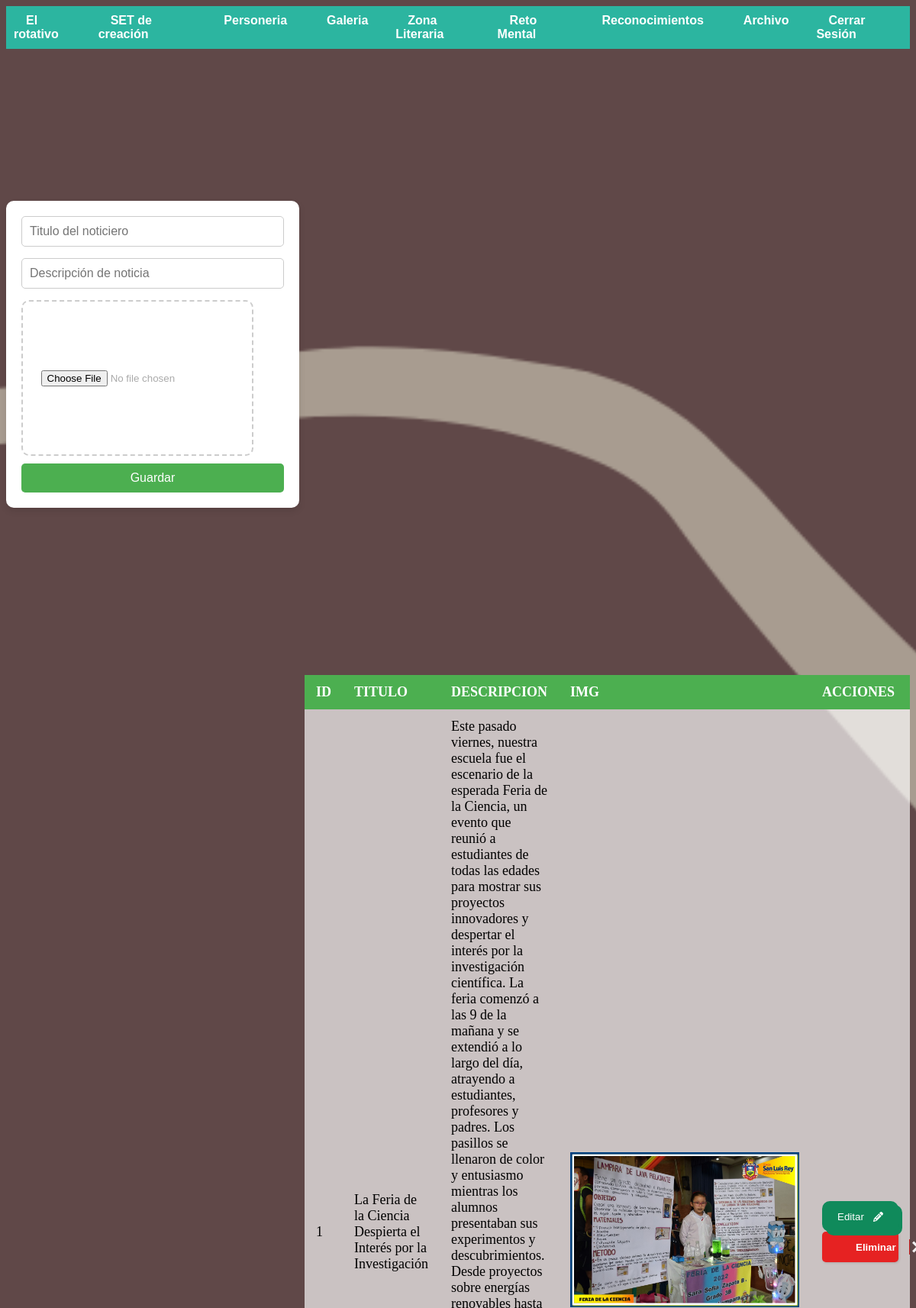
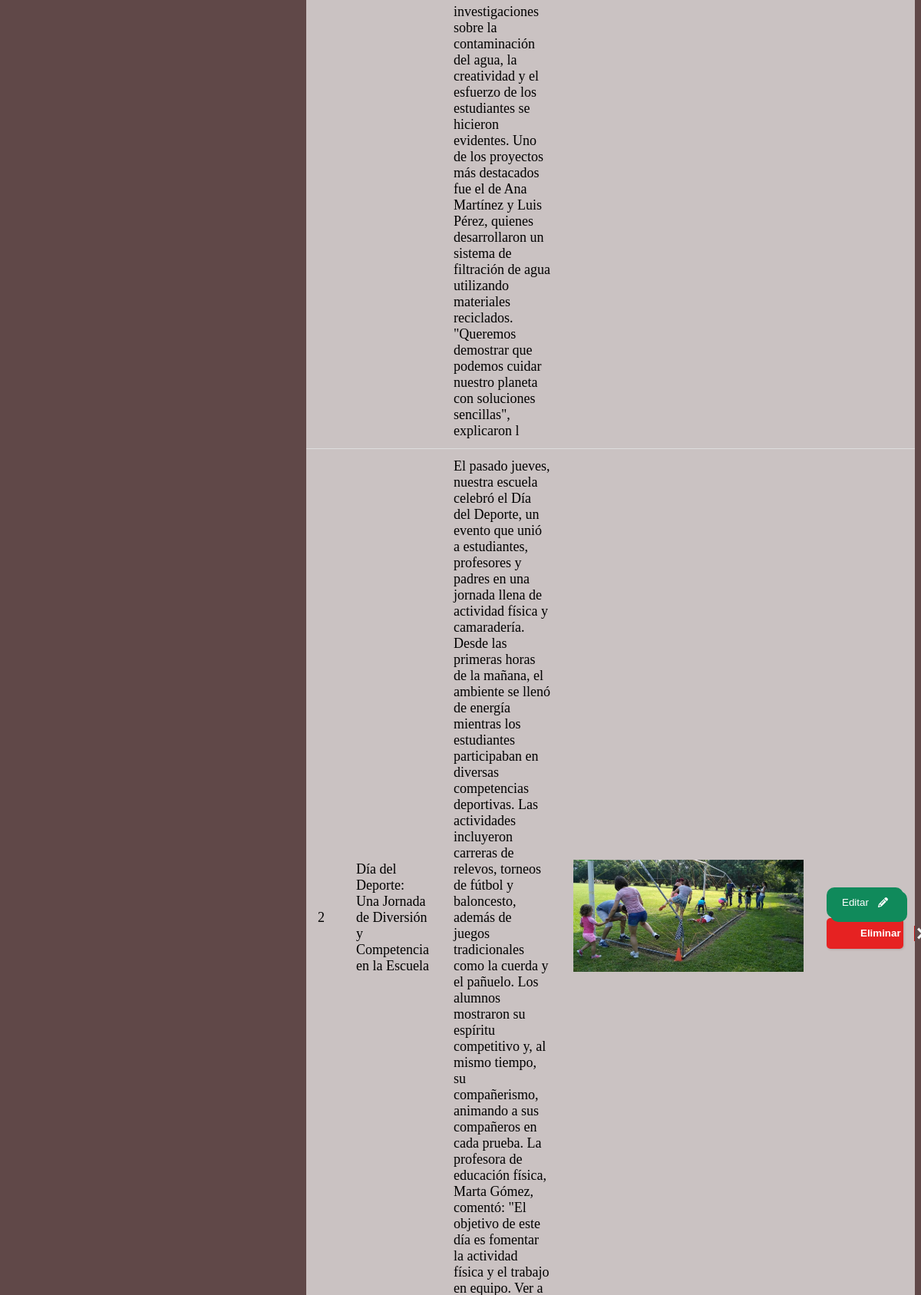
The page /administrador/creacion.php (signed in, upper part) on the database its author committed (2 pictures, top to bottom).
### tables this page shows
CREATE TABLE `publicacion` (
  `id` int(11) NOT NULL,
  `titulo` varchar(200) NOT NULL,
  `descripcion` varchar(900) NOT NULL,
  `imagen` blob NOT NULL
);

### administrador/creacion.php (the view, shortened to what this page needs)
<?php include("includes/header.php"); ?>
    <div class="contenedor">
        <div class="formulario">
            <div class="tarjeta">
                <form action="creacion/guardar.php" method="POST" enctype="multipart/form-data">
                    <div class="grupo">
                        <input type="text" name="titulo" placeholder="Titulo del noticiero" autofocus>
                    </div>
                    <div class="grupo">
                        <input type="text" name="descripcion" rows="3" placeholder="Descripción de noticia">
                    </div>
                    <div class="drop_area">
                        <input type="file" name="imagen">
                    </div>
                    <input type="submit" name="guardar" value="Guardar">
                </form>
            </div>
        </div>
    </div>
     <div class="muestras">
        <table>
            <thead>
                <tr>
                    <th>id</th>
                    <th>titulo</th>
                    <th>descripcion</th>
                    <th>img</th>
                    <th>acciones</th>
                 </tr>
            </thead>
            <tbody>
            <?php
                    $query = "SELECT * FROM publicacion";
                    $result_ = mysqli_query($conexion, $query);
                    while($row = mysqli_fetch_array($result_)){?>
                        <tr>
                            <td><?php echo $row['id']?></td>
                            <td><?php echo $row['titulo']?></td>
                            <td><?php echo $row['descripcion']?></td>
                            <td><img src="img/<?php echo $row['imagen']?>" id="imagenes"></td>
                            <td>
                            <button class="Btn"  onclick="window.location.href='creacion/editar.php?id=<?php echo $row['id']?>';">Editar
                            </button>
                            <button class="noselect" onclick="window.location.href='creacion/eliminar.php?id=<?php echo $row['id']?>';">
                                <span class="text">Eliminar</span><span class="icon">
                                    <svg xmlns="http://www.w3.org/2000/svg" width="24" height="24" viewBox="0 0 24 24">
                                        <path d="M24 20.188l-8.315-8.209 8.2-8.282-3.697-3.697-8.212 8.318-8.31-8.203-3.666 3.666 8.321 8.24-8.206 8.313 3.666 3.666 8.237-8.318 8.285 8.203z">
                                        </path>
                                    </svg>
                                </span>
                        </button>
                            </td>
                        </tr>
                    <?php }?>
            </tbody>
         </table>
        </div>
        <?php include("includes/footer.php");?>

### administrador/algo.css (style rules this page uses)
body { background-image: url(../img/Fondo_Oscuro.png); background-repeat: no-repeat; background-size: cover; background-attachment: fixed; }
.contenedor { display: flex; justify-content: left; align-items: center; height: 100vh; background-color: transparent; margin: 0%; padding: 0; }
.tarjeta { background-color: white; padding: 20px; border-radius: 10px; box-shadow: 0px 4px 10px rgba(0, 0, 0, 0.1); max-width: 400px; width: 100%; }
.grupo { margin-bottom: 15px; }
.grupo input[type="text"] { width: 100%; padding: 10px; border: 1px solid #ccc; border-radius: 5px; font-size: 16px; box-sizing: border-box; }
input[type="submit"] { width: 100%; padding: 10px 15px; background-color: #4CAF50; color: white; border: none; border-radius: 5px; font-size: 16px; cursor: pointer; transition: background-color 0.3s ease; }
.muestras { display:flex; justify-content: right; align-items: center; background-color: transparent; }
.drop_area { width: 300px; height: 200px; border: 2px dashed #ccc; border-radius: 10px; display: flex; align-items: center; justify-content: center; color: #aaa; font-family: Arial, sans-serif; font-size: 16px; cursor: pointer; transition: background-color 0.3s ease; margin-bottom:10px ; }
.drop_area input[type="file"] { display:flex; }
.drop_area::before { text-align: center; }
table { width: 60%; border-collapse: collapse; margin: 20px 0; font-size: 18px; text-align: left; }
thead tr { background-color: #4CAF50; color: white; }
thead th { padding: 12px 15px; text-transform: uppercase; }
tbody { background-color: #ffffffab; }
tbody td { padding: 12px 15px; border-bottom: 1px solid #ddd; }
#imagenes { width: 300px; }
.Btn { position: relative; display: flex; align-items: center; justify-content: flex-start; width: 100px; height: 40px; border: none; padding: 0px 20px; background-color: rgb(16, 138, 91); color: white; font-weight: 500; cursor: pointer; border-radius: 10px; box-shadow: 5px 5px 0px rgb(16, 138, 91); transition-duration: .3s; }
.svg { width: 13px; position: absolute; right: 0; margin-right: 20px; fill: white; transition-duration: .3s; }
.noselect { width: 100px; height: 40px; cursor: pointer; display: flex; align-items: center; background: red; border: none; border-radius: 5px; box-shadow: 1px 1px 3px rgba(0,0,0,0.15); background: #e62222; }
.noselect, button span { transition: 200ms; }
.noselect .text { transform: translateX(20px); color: white; font-weight: bold; }
.noselect .icon { position: absolute; border-left: 1px solid #c41b1b; transform: translateX(90px); height: 20px; width: 20px; display: flex; align-items: center; justify-content: center; }
.noselect svg { width: 15px; fill: #eee; }
button { --primary-color: #704646ea; --secondary-color: #fff; --hover-color: #111; --arrow-width: 10px; --arrow-stroke: 2px; box-sizing: border-box; border: 0; border-radius: 20px; color: var(--secondary-color); padding: 1em 1.8em; background: var(--primary-color); display: flex; transition: 0.2s background; align-items: center; gap: 0.6em; font-weight: bold; }

### rows shown on the page
publicacion: id "1", titulo "La Feria de la Ciencia Despierta el Interés por la Investigación", descripcion "Este pasado viernes, nuestra escuela fue el escenario de la esperada Feria de la Ciencia, un evento que reunió a estudiantes de todas las edades para mostrar sus proyectos innovadores y despertar el interés por la investigación científica. La feria comenzó a las 9 de la mañana y se extendió a lo largo del día, atrayendo a estudiantes, profesores y padres. Los pasillos se llenaron de color y entusiasmo mientras los alumnos presentaban sus experimentos y descubrimientos. Desde proyectos sobre energías renovables hasta investigaciones sobre la contaminación del agua, la creatividad y el esfuerzo de los estudiantes se hicieron evidentes. Uno de los proyectos más destacados fue el de Ana…", imagen (picture)
publicacion: id "2", titulo "Día del Deporte: Una Jornada de Diversión y Competencia en la Escuela", imagen (picture)
